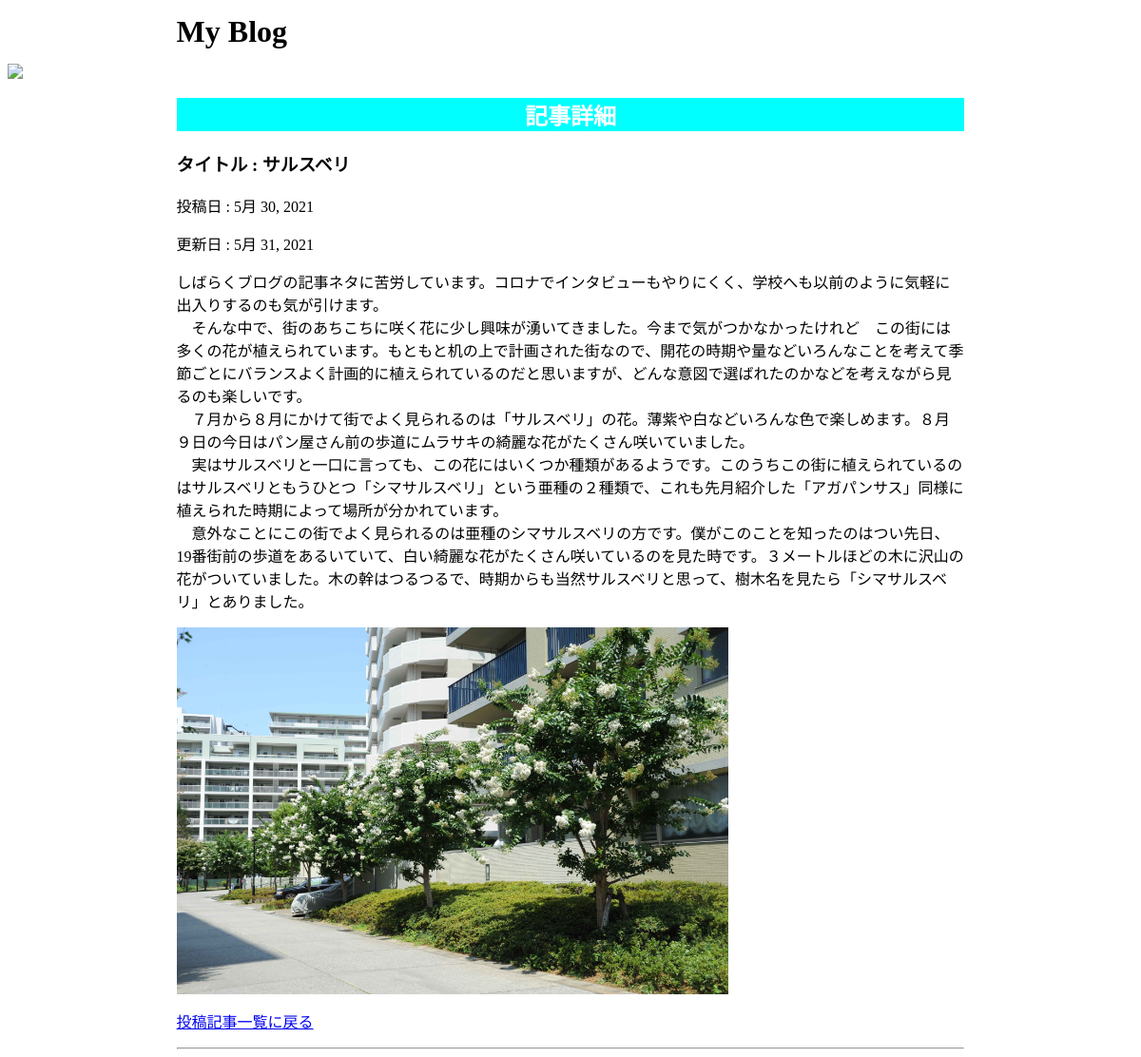
Page /blog/detail/1 on the committed database.
### blog/models.py (models this page shows, shortened)
class Post(models.Model):
    title = models.CharField(max_length=40)
    text = models.TextField()
    image = models.ImageField(null = True , upload_to = "media/images/")
    posted_at = models.DateField()
    updated_at = models.DateField()

### blog/views.py (the view)
# urls.py: path("detail/<int:post_id>", views.detail, name="detail"),
def detail(request , post_id):
    post = Post.objects.get(id = post_id)
    params = {
        "id":post_id,
        "post":post,
    }
    return render(request , "blog/detail.html" , params)

### blog/templates/blog/detail.html (shortened to what this page needs)
{% load static %}
<!DOCTYPE html>
<html lang="ja">
<head>
    <link rel="stylesheet" href="{% static 'blog/css/style.css' %}">
</head>
<body>
    <h1>My Blog</h1>
    <img src="{% static 'blog/images/TopPhoto.jpg' %}">
    <div class="container">
        <h2>記事詳細</h2>
        <div>
            <h3>タイトル : {{ post.title }}</h3>
            <p class="p1">投稿日 : {{ post.posted_at }}</p>
            <p class="p1">更新日 : {{ post.updated_at }}</p>
                <div class="post_text">{{ post.text|linebreaks }}</div>
                <div class="post_image">
                    <img src="{{ post.image.url }}">
                </div>
            <p class="p1"><a href="{% url 'index'%}">投稿記事一覧に戻る</a></p>
            <hr />
        </div>
    </div>
</body>
</html>

### blog/static/blog/css/style.css (style rules this page uses)
img { width: 100%; max-width: 1200px; margin: 0 auto 0 auto; display:block; }
.container { width: 70%; margin: 0 auto; }
h1 { font-size: 600; color: #000; width: 70%; margin: 15px auto 15px auto; }
h2 { color: #fff; text-align: center; background-color: aqua; }
.post_image { width: 70%; }

### rows in the picture
Post: title "サルスベリ", posted_at "5月 30, 2021", updated_at "5月 31, 2021", text "しばらくブログの記事ネタに苦労しています。コロナでインタビューもやりにくく、学校へも以前のように気軽に出入りするのも気が引けます。 そんな中で、街のあちこちに咲く花に少し興味が湧いてきました。今まで気がつかなかったけれど この街には多くの花が植えられています。もともと机の上で計画された街なので、開花の時期や量などいろんなことを考えて季節ごとにバランスよく計画的に植えられているのだと思いますが、どんな意図で選ばれたのかなどを考えながら見るのも楽しいです。 ７月から８月にかけて街でよく見られるのは「サルスベリ」の花。薄紫や白などいろんな色で楽しめます。８月９日の今日はパン屋さん前の歩道にムラサキの綺麗な花がたくさん咲いていました。 実はサルスベリと一口に言っても、この花にはいくつか種類があるようです。このうちこの街に植えられているのはサルスベリともうひとつ「シマサルスベリ」という亜種の２種類で、これも先月紹介した「アガパンサス」同様に植えられた時期によって場所が分かれています。 意外なことにこの街でよく見られるのは亜種のシマサルスベリの方です。僕がこのことを知ったのはつい先日、19番街前の歩道をあるいていて、白い綺麗な花がたくさん咲いているのを見た時です。３メートルほどの木に沢山の花がついていました。木の幹はつるつるで、時期からも当然サルスベリと思って、樹木名を見たら「シマサルスベリ」とありました。", image (picture)
